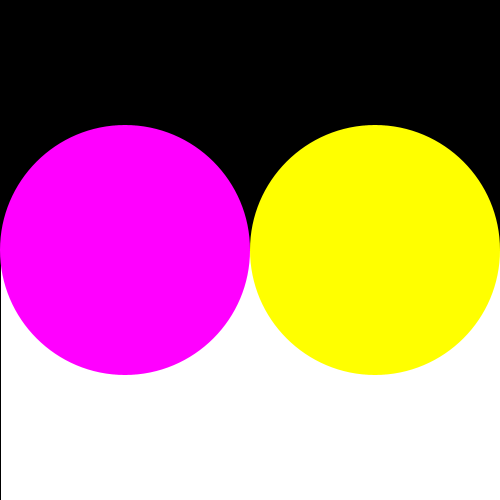
Frame 1 (no input)
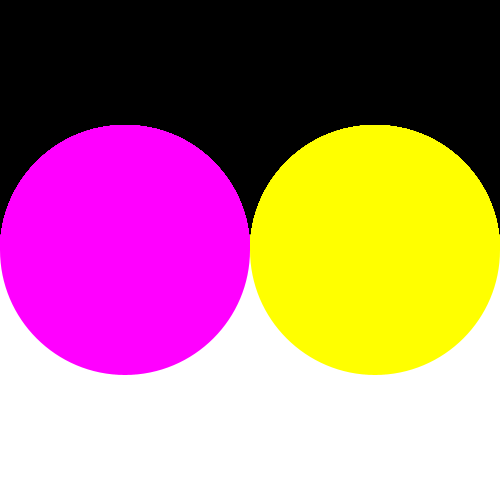
Frame 60 (the mouse pressed at the canvas centre just before this capture)
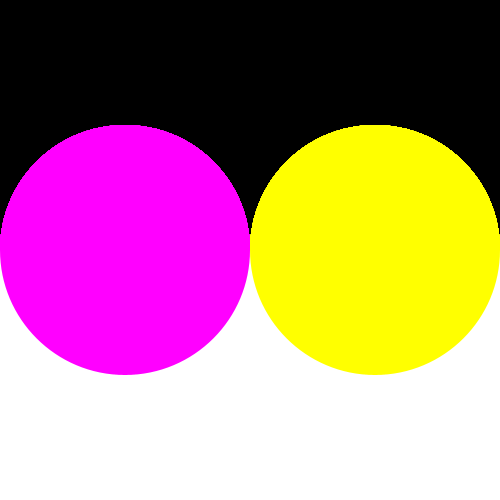
Frame 120 (the mouse held since frame 60 and released just before this capture)

The Processing sketch that drew these frames (run headless with seeded random() and noise(); from frame 60 on, the mouse is pressed at the canvas centre):

// Processing sketch: s04t00Flow
// ── s04t00Flow.pde
//UDD - Expresión Digital II
// s03recap -> flow
// color 1, color 2, blanco, negro

void setup() {
  size(500, 500);
  background(0);
}

void draw() {
  fill(255);
  rect(0, height/2, width, height);

  noStroke();

  fill(255, 0, 255);
  ellipse(width/2 - width/4, height/2, width/2, height/2);

  fill(255, 255, 0);
  ellipse(width/2 + width/4, height/2, width/2, height/2);
}
